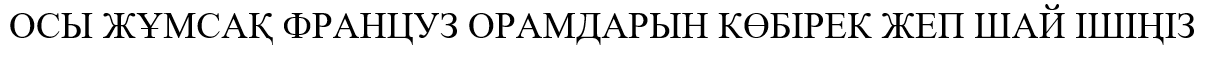
#> input picture Лабораторная работа 6/input/1.png, 1210 x 57 px; its folder holds only this picture in this run
$ python lab6.py
#> lines starting #> are read from the running program, lines starting #| are printed output that depends on the picture; after the words box and inside, x2 and y2 are one past the last pixel; in counts of white or black regions, pixels touching at a corner belong together
import csv
from PIL import Image, ImageDraw, ImageFont

def open_rgb(path):
    img = Image.open(f"input/{path}")
    if img.mode in ("RGBA", "LA") or "transparency" in img.info:
        rgba = img.convert("RGBA")
        bg = Image.new("RGBA", rgba.size, (255, 255, 255, 255))
        bg.alpha_composite(rgba)
        return bg.convert("RGB")
    return img.convert("RGB")

def gray_img(img):
    src = img.tobytes()
    res = bytearray()
    for idx in range(0, len(src), 3):
        r = src[idx]
        g = src[idx + 1]
        b = src[idx + 2]
        res.append((299 * r + 587 * g + 114 * b + 500) // 1000)
    return Image.frombytes("L", img.size, bytes(res))

def bin_img(gray, thr):
    res = bytearray()
    for val in gray.tobytes():
        res.append(0 if val < thr else 255)
    return Image.frombytes("L", gray.size, bytes(res))

def bbox(img):
    pix = img.load()
    xs = []
    ys = []
    for y in range(img.height):
        for x in range(img.width):
            if pix[x, y] == 0:
                xs.append(x)
                ys.append(y)
    return min(xs), min(ys), max(xs) + 1, max(ys) + 1

def crop_fg(img, pad):
    x0, y0, x1, y1 = bbox(img)
    box = (
        max(0, x0 - pad),
        max(0, y0 - pad),
        min(img.width, x1 + pad),
        min(img.height, y1 + pad),
    )
    return img.crop(box)

def profs(img):
    src = img.tobytes()
    wid, hgt = img.size
    vert = []
    for x in range(wid):
        cnt = 0
        for y in range(hgt):
            if src[y * wid + x] == 0:
                cnt += 1
        vert.append(cnt)
    horiz = []
    for y in range(hgt):
        row = src[y * wid : (y + 1) * wid]
        horiz.append(sum(1 for val in row if val == 0))
    return horiz, vert

def runs(vals, cut):
    res = []
    start = None
    for idx, val in enumerate(vals):
        if val > cut and start is None:
            start = idx
        elif val <= cut and start is not None:
            res.append((start, idx))
            start = None
    if start is not None:
        res.append((start, len(vals)))
    return res

def seg_chars(img, cut):
    _, vert = profs(img)
    xruns = runs(vert, cut)
    pix = img.load()
    boxes = []
    for x0, x1 in xruns:
        ys = []
        for y in range(img.height):
            for x in range(x0, x1):
                if pix[x, y] == 0:
                    ys.append(y)
                    break
        if ys:
            boxes.append((x0, min(ys), x1, max(ys) + 1))
    return merge_cmp(boxes, img.height)

def merge_cmp(boxes, hgt):
    res = []
    mid = hgt // 2
    for box in boxes:
        x0, y0, x1, y1 = box
        wid = x1 - x0
        if res:
            px0, py0, px1, py1 = res[-1]
            gap = x0 - px1
            over = min(y1, py1) - max(y0, py0)
            intern = wid <= 6 and gap <= 4 and y0 < mid and over > 0
            if intern:
                res[-1] = (px0, min(py0, y0), x1, max(py1, y1))
                continue
        res.append(box)
    return res

def draw_prof(vals, title, kind, path):
    ch_w = max(500, len(vals) * 3 + 100)
    ch_h = 260
    left = 46
    top = 34
    right = 24
    bottom = 34
    pl_w = ch_w - left - right
    pl_h = ch_h - top - bottom
    max_v = max(max(vals), 1)
    font = ImageFont.truetype(r"C:\Windows\Fonts\arial.ttf", 13)
    small = ImageFont.truetype(r"C:\Windows\Fonts\arial.ttf", 10)
    img = Image.new("RGB", (ch_w, ch_h), "white")
    draw = ImageDraw.Draw(img)
    draw.rectangle((left, top, left + pl_w, top + pl_h), outline=(35, 35, 35))
    draw.text((left, 10), title, fill=(0, 0, 0), font=font)
    step = max(1, max_v // 4)
    for tick in range(0, max_v + 1, step):
        y = top + pl_h - round(tick / max_v * pl_h)
        draw.line((left - 3, y, left + pl_w, y), fill=(225, 225, 225))
        draw.text((6, y - 6), str(tick), fill=(0, 0, 0), font=small)
    if kind == "vert":
        col_w = pl_w / max(1, len(vals))
        for idx, val in enumerate(vals):
            x0 = left + int(idx * col_w)
            x1 = left + max(x0 - left + 1, int((idx + 1) * col_w))
            y0 = top + pl_h - round(val / max_v * pl_h)
            draw.rectangle((x0, y0, x1, top + pl_h), fill=(38, 94, 150))
    else:
        row_h = pl_h / max(1, len(vals))
        for idx, val in enumerate(vals):
            y0 = top + int(idx * row_h)
            y1 = top + max(y0 - top + 1, int((idx + 1) * row_h))
            x1 = left + round(val / max_v * pl_w)
            draw.rectangle((left, y0, x1, y1), fill=(90, 120, 55))
    img.save(path)

def draw_boxes(img, boxes):
    res = img.convert("RGB")
    draw = ImageDraw.Draw(res)
    colors = [(220, 40, 40), (30, 120, 210), (50, 155, 70), (190, 90, 20)]
    for idx, box in enumerate(boxes):
        x0, y0, x1, y1 = box
        draw.rectangle((x0, y0, x1 - 1, y1 - 1), outline=colors[idx % len(colors)], width=1)
    return res

def text_box(txt, font):
    img = Image.new("L", (1, 1), 255)
    draw = ImageDraw.Draw(img)
    return draw.textbbox((0, 0), txt, font=font)

def rend_sym(sym, font, thr):
    box = text_box(sym, font)
    wid = box[2] - box[0] + 24
    hgt = box[3] - box[1] + 24
    img = Image.new("L", (wid, hgt), 255)
    draw = ImageDraw.Draw(img)
    draw.text((12 - box[0], 12 - box[1]), sym, fill=0, font=font)
    return crop_fg(bin_img(img, thr), 2)

def save_segs(img, boxes, out_dir):
    seg_dir = f"{out_dir}/segments"
    for idx, box in enumerate(boxes, 1):
        x0, y0, x1, y1 = box
        crop = img.crop((
            max(0, x0 - 1),
            max(0, y0 - 1),
            min(img.width, x1 + 1),
            min(img.height, y1 + 1)
        ))
        crop.save(f"{seg_dir}/{idx:02d}.png")

def csv_boxes(boxes, out_dir):
    path = f"{out_dir}/segments.csv"
    with open(path, "w", encoding="utf-8", newline="") as file:
        wrt = csv.writer(file, delimiter=";")
        wrt.writerow(["index", "x0", "y0", "x1", "y1", "width", "height"])
        for idx, box in enumerate(boxes, 1):
            x0, y0, x1, y1 = box
            wrt.writerow([idx, x0, y0, x1, y1, x1 - x0, y1 - y0])

def csv_prof(name, horiz, vert, out_dir):
    path = f"{out_dir}/{name}_profiles.csv"
    with open(path, "w", encoding="utf-8", newline="") as file:
        wrt = csv.writer(file, delimiter=";")
        wrt.writerow(["axis", "index", "value"])
        for idx, val in enumerate(horiz):
            wrt.writerow(["horizontal_y", idx, val])
        for idx, val in enumerate(vert):
            wrt.writerow(["vertical_x", idx, val])

def gen_alph(alph, out_dir, thr):
    sym_dir = f"{out_dir}/symbols"
    prof_dir = f"{out_dir}/profiles"
    font = ImageFont.truetype(r"C:\Windows\Fonts\times.ttf", 14)
    for sym in alph:
        code = f"{ord(sym):04X}"
        img = rend_sym(sym, font, thr)
        img.save(f"{sym_dir}/{code}.png")
        horiz, vert = profs(img)
        draw_prof(horiz, f"{sym} horizontal profile", "horiz", f"{prof_dir}/{code}_horizontal.png")
        draw_prof(vert, f"{sym} vertical profile", "vert", f"{prof_dir}/{code}_vertical.png")

def save_imgs(src_nm, out_dir):
    thr = 160
    cut = 1
    src = open_rgb(src_nm)
    src.save(f"{out_dir}/source.png")
    gray = gray_img(src)
    img = crop_fg(bin_img(gray, thr), 0)
    horiz, vert = profs(img)
    boxes = seg_chars(img, cut)
    img.save(f"{out_dir}/binary.bmp")
    img.save(f"{out_dir}/binary.png")
    draw_prof(horiz, "Horizontal text profile", "horiz", f"{out_dir}/profile_horizontal.png")
    draw_prof(vert, "Vertical text profile", "vert", f"{out_dir}/profile_vertical.png")
    draw_boxes(img, boxes).save(f"{out_dir}/segmented.png")
    save_segs(img, boxes, out_dir)
    csv_boxes(boxes, out_dir)
    csv_prof("text", horiz, vert, out_dir)

def proc_img(src_nm):
    save_imgs(src_nm, "output")

def main():
    alph = (
        "АӘБВГҒДЕЁЖЗИЙКҚЛМНҢОӨПРСТУҰҮФХҺЦЧШЩЪЫІЬЭЮЯ"
    )
    proc_img("1.png")
#> in open_rgb, img is the input picture: PIL image 1210x57 RGB; min 0, max 255, mean 223.8
#> the loop in gray_img, `for idx in range(0, len(src), 3):` made 68970 passes
#> idx on passes 2 to 4: 3, 6, 9
#> in bin_img, `return Image.frombytes("L", gray.size, bytes(res))`:
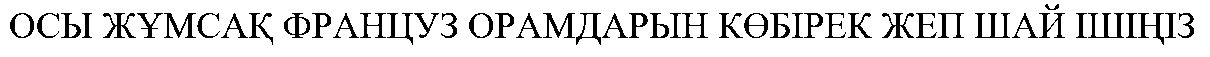
#> returned value: PIL image 1210x57 L; 87.1% white; 47 black regions, largest, box (x1, y1, x2, y2) and area: (1088, 13, 1124, 38) 330, (975, 13, 1010, 38) 327, (103, 13, 136, 38) 296
#> in crop_fg, `x0, y0, x1, y1 = bbox(img)`: x0 = 10; y0 = 4; x1 = 1194; y1 = 45
#> in crop_fg, `box = ( max(0, x0 - pad), max(0, y0 - pad), min(img.width, x1 + pad), ..`: box = (10, 4, 1194, 45)
#> in crop_fg, `return img.crop(box)`: returned value: PIL image 1184x41 L; 81.6% white; 47 black regions, largest, box (x1, y1, x2, y2) and area: (1078, 9, 1114, 34) 330, (965, 9, 1000, 34) 327, (93, 9, 126, 34) 296
#> after the loop in profs, `for y in range(hgt):`: horiz = 41 values, max 735 at index 33, min 0 at index 6, mean 217.7
#> in save_imgs, `horiz, vert = profs(img)`: vert = 1184 values, max 29 at index 1036, min 0 at index 24, mean 7.54
#> the loop in runs, `for idx, val in enumerate(vals):` made 1184 passes
#> val on passes 1 to 12: 7, 11, 15, 17, 19, 8, 7, 4, 3, 4, 4, 2
#> after the loop in runs, `for idx, val in enumerate(vals):`: res = 54 pairs, first value 0 to 1155, second value 24 to 1166; start = 1168
#> in seg_chars, `xruns = runs(vert, cut)`: xruns = 55 pairs, first value 0 to 1168, second value 24 to 1184
#> the loop in seg_chars, `for x0, x1 in xruns:` made 55 passes
#> (x0, x1) on passes 1 to 12: (0, 24), (27, 49), (51, 71), (72, 82), (93, 125), (128, 151), (154, 186), (187, 209), (213, 236), (239, 263), (274, 300), (302, 321)
#> after the loop in seg_chars, `for x0, x1 in xruns:`: boxes = 55 items, first 6: (0, 9, 24, 34), (27, 9, 49, 34), (51, 9, 71, 34), (72, 9, 82, 34), (93, 9, 125, 34), (128, 9, 151, 34)
#> the loop in merge_cmp, `for box in boxes:` made 55 passes
#> (box, x0, x1, y1, wid, px0, px1, py1) on passes 2 to 13: ((27, 9, 49, 34), 27, 49, 34, 22, 0, 24, 34), ((51, 9, 71, 34), 51, 71, 34, 20, 27, 49, 34), ((72, 9, 82, 34), 72, 82, 34, 10, 51, 71, 34), ((93, 9, 125, 34), 93, 125, 34, 32, 72, 82, 34), ((128, 9, 151, 34), 128, 151, 34, 23, 93, 125, 34), ((154, 9, 186, 34), 154, 186, 34, 32, 128, 151, 34), ((187, 9, 209, 34), 187, 209, 34, 22, 154, 186, 34), ((213, 9, 236, 34), 213, 236, 34, 23, 187, 209, 34), ((239, 9, 263, 41), 239, 263, 41, 24, 213, 236, 34), ((274, 9, 300, 34), 274, 300, 34, 26, 239, 263, 41), ((302, 9, 321, 34), 302, 321, 34, 19, 274, 300, 34), ((325, 9, 347, 34), 325, 347, 34, 22, 302, 321, 34)
#> (box, x0, x1, y1, wid, px0, px1, py1) on pass 31: ((709, 9, 732, 34), 709, 732, 34, 23, 687, 698, 34)
#> in draw_prof, `img = Image.new("RGB", (ch_w, ch_h), "white")`: img: PIL image 500x260 RGB; every value is 255
#> the loop in draw_prof, `for idx, val in enumerate(vals):` made 41 passes
#> val on passes 1 to 12: 4, 6, 8, 7, 7, 8, 0, 0, 0, 637, 436, 332
#> in draw_prof, `img.save(path)`:
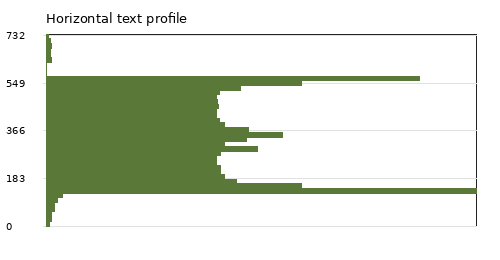
#> saved as profile_horizontal.png: PIL image 500x260 RGB; mean R, G, B 220.3, 226.2, 213.5
#> call 2 of draw_prof, with title = 'Vertical text profile', kind = 'vert', path = 'output/profile_vertical.png'
#> in draw_prof (call 2), `img = Image.new("RGB", (ch_w, ch_h), "white")`: img: PIL image 3652x260 RGB; every value is 255
#> the loop in draw_prof (call 2), `for idx, val in enumerate(vals):` made 1184 passes
#> in draw_prof (call 2), `img.save(path)`:
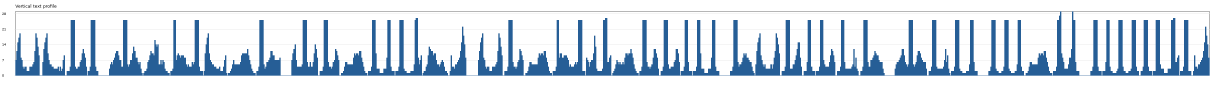
#> saved as profile_vertical.png: PIL image 3652x260 RGB (shown at 1/3 size); mean R, G, B 209.5, 220.9, 232.3
#> the loop in draw_boxes, `for idx, box in enumerate(boxes):` made 55 passes
#> box on passes 1 to 12: (0, 9, 24, 34), (27, 9, 49, 34), (51, 9, 71, 34), (72, 9, 82, 34), (93, 9, 125, 34), (128, 9, 151, 34), (154, 9, 186, 34), (187, 9, 209, 34), (213, 9, 236, 34), (239, 9, 263, 41), (274, 9, 300, 34), (302, 9, 321, 34)
#> in save_imgs, `draw_boxes(img, boxes).save(f"{out_dir}/segmented.png")`:
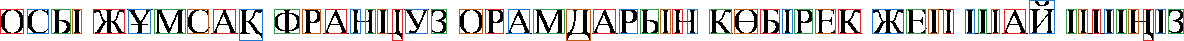
#> saved as segmented.png: PIL image 1184x41 RGB; mean R, G, B 203.1, 201.3, 200
#> the loop in save_segs, `for idx, box in enumerate(boxes, 1):` made 55 passes
#> pass 1, in save_segs, `crop = img.crop(( max(0, x0 - 1), max(0, y0 - 1), min(img.width, x1 + ..`:
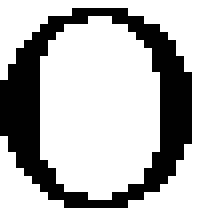
#> crop: PIL image 25x27 L (shown 8 times larger); 70.8% white; 1 black region, box (x1, y1, x2, y2) and area: (0, 1, 24, 26) 197
#> after the loop in save_segs, `for idx, box in enumerate(boxes, 1):`:
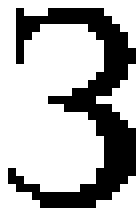
#> crop: PIL image 17x27 L (shown 8 times larger); 69.3% white; black in thin lines or dots, all inside (x1, y1, x2, y2) = (1, 1, 17, 26)
#> the loop in csv_boxes, `for idx, box in enumerate(boxes, 1):` made 55 passes
#> the loop in csv_prof, `for idx, val in enumerate(horiz):` made 41 passes
#> the loop in csv_prof, `for idx, val in enumerate(vert):` made 1184 passes
    gen_alph(alph, "output", 160)
#> the loop in gen_alph, `for sym in alph:` made 42 passes
#> pass 1, in draw_prof (call 4), `img.save(path)`:
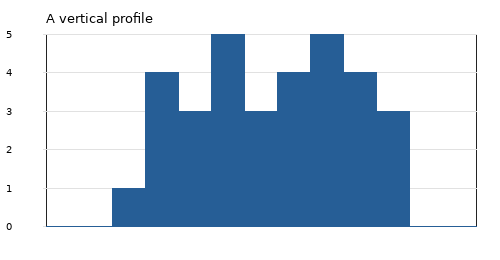
#> saved as 0410_vertical.png: PIL image 500x260 RGB; mean R, G, B 184.5, 202.3, 220.1

if __name__ == "__main__":
    main()
